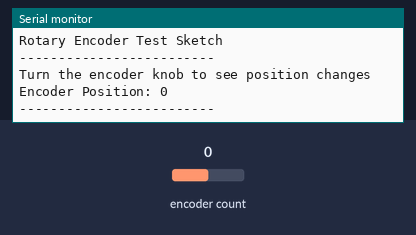
Recording of a sketch running on a simulated Arduino Uno, built with avr-gcc and run on an emulated ATmega328P. On the bench: the last lines printed to the serial monitor. The inputs (shaded band) are chosen by the test bench; at power-on: encoder count 0.

Above: at 1.2 s.
1.3 s: encoder count set to 1
At 1.9 s:
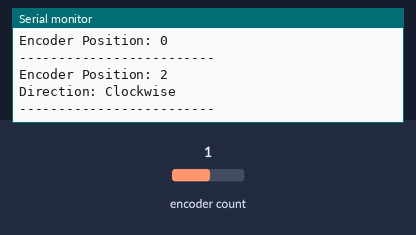
2.8 s: encoder count set to 0
At 3.2 s:
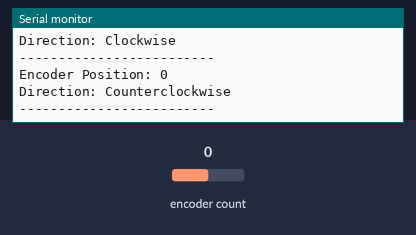
4.3 s: encoder count set to -1
At 4.9 s:
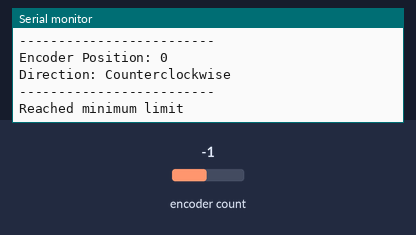

The sketch:

rotaryencoder.ino
```cpp
/**
 * Rotary Encoder Test Sketch
 *
 * This code tests if a rotary encoder is working properly by displaying
 * its position values in the Serial Monitor.
 */

#include <Arduino.h>
#include <RotaryEncoder.h>

// Rotary Encoder pins
#define PIN_IN1 2  // Data pin
#define PIN_IN2 4  // Clock pin

// Rotary encoder settings
#define ROTARYSTEPS 1
#define ROTARYMIN 0
#define ROTARYMAX 16  // Maximum limit for testing

// Create the encoder object with TWO03 LatchMode for better response
RotaryEncoder encoder(PIN_IN1, PIN_IN2, RotaryEncoder::LatchMode::TWO03);

// Last known rotary position
int lastPos = -1;

void setup() {
  // Initialize serial communication
  Serial.begin(9600);

  Serial.println("Rotary Encoder Test Sketch");
  Serial.println("-------------------------");
  Serial.println("Turn the encoder knob to see position changes");

  // Set initial rotary encoder position to middle of range
  encoder.setPosition(ROTARYMIN / ROTARYSTEPS);
}

void loop() {
  // Process rotary encoder input
  encoder.tick();

  // Get the current position
  int newPos = encoder.getPosition() * ROTARYSTEPS;

  // Enforce limits
  if (newPos < ROTARYMIN) {
    encoder.setPosition(ROTARYMIN / ROTARYSTEPS);
    newPos = ROTARYMIN;
    Serial.println("Reached minimum limit");
  } else if (newPos > ROTARYMAX) {
    encoder.setPosition(ROTARYMAX / ROTARYSTEPS);
    newPos = ROTARYMAX;
    Serial.println("Reached maximum limit");
  }

  // If position has changed, display the new value
  if (lastPos != newPos) {
    Serial.print("Encoder Position: ");
    Serial.println(newPos);

    // Get rotation direction
    int direction = (int)(encoder.getDirection());
    if (direction < 0) {
      Serial.println("Direction: Counterclockwise");
    } else if (direction > 0) {
      Serial.println("Direction: Clockwise");
    }

    Serial.println("-------------------------");

    lastPos = newPos;
  }

  // Small delay to stabilize readings
  delay(10);
}
```

Measured:
- after the input at 1.3 s, the serial monitor: prints a new line at once (image 1)
- after the input at 2.8 s, the serial monitor: prints a new line at once (image 2)
- after the input at 4.3 s, the serial monitor: prints a new line at once (image 3)
